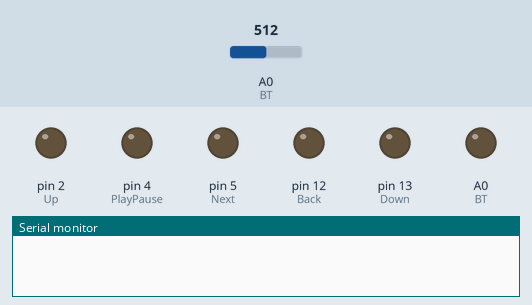
This sketch was run on a simulated Arduino Uno, built with avr-gcc and run on an emulated ATmega328P. Shown: output pins drawn as LEDs (lit = HIGH), the last lines printed to the serial monitor. Dashed ring = blinking. The test bench sets the inputs (shaded band); at power-on: A0 (BT) = 512.

Above: at 1.2 s.
1.3 s: A0 (BT) set to 49
2.8 s: A0 (BT) set to 42
At 3.23 s:
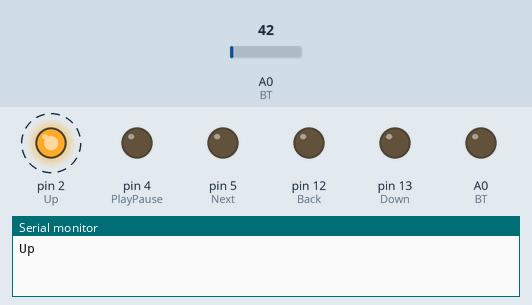
5.8 s: A0 (BT) set to 23
At 6.08 s:
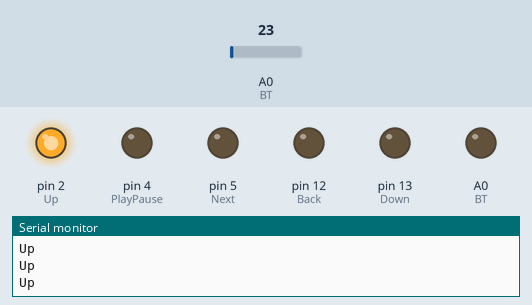
7.4 s: A0 (BT) set to 43
At 7.73 s:
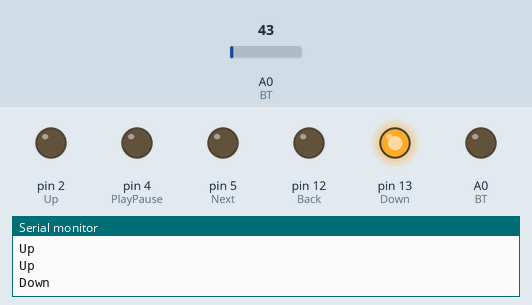
10.4 s: A0 (BT) set to 16
At 12.1 s:
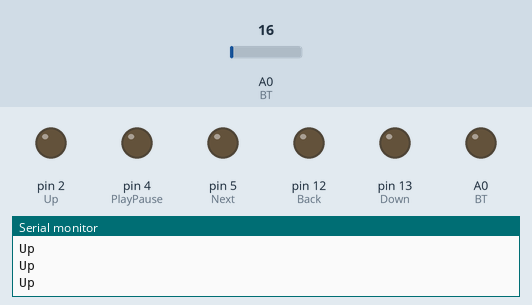
Timing chart, 0 to 12.9 s (numbered marks = the images above; inputs shaded):
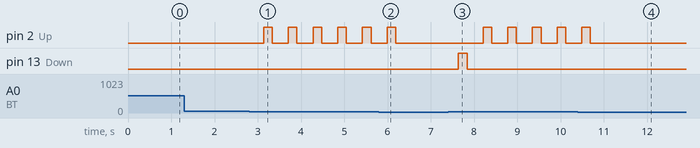

Measured:
- the behaviour switches between 46 and 45 on A0 (BT) (found by bisection; images 0 and 1)
- after the input at 1.3 s, every drawn part: stays the same
- after the input at 2.8 s, pin 2 (Up): alternates HIGH for 0.20 s and LOW for 0.37 s, starting after 0.34 s
- after the input at 5.8 s, pin 2 (Up): goes on until 6.2 s, then stays LOW
- after the input at 7.4 s, pin 2 (Up): alternates HIGH for 0.20 s and LOW for 0.37 s, starting after 0.81 s; pin 13 (Down): LOW → HIGH after 0.24 s, → LOW 0.20 s later
- after the input at 10.4 s, pin 2 (Up): goes on until 10.7 s, then stays LOW

The sketch:

Multiple_analog_switch_V2.ino
```cpp
/* Multiple buttons on one Analog pin Example
   Use 4 buttons to one bus to control 4 LEDs
   Dev: Vasilakis Michalis // Date: 1/7/2015 // www.ardumotive.com */

//Constants
const int Up = 2;
const int Down = 13;
const int Next = 5;
const int Back = 12;
const int PlayPause = 4;
const int BT = 14;

int sum = 0;
int avg = 0;

//Variables
int State = 0;  //Stores analog value when button is pressed

int Delay = 300;


void setup() {
  Serial.begin(115200);

  pinMode(Up, OUTPUT);
  pinMode(Down, OUTPUT);
  pinMode(Next, OUTPUT);
  pinMode(Back, OUTPUT);
  pinMode(PlayPause, OUTPUT);
  pinMode(BT, OUTPUT);

  digitalWrite(Up, LOW);
  digitalWrite(Down, LOW);
  digitalWrite(Next, LOW);
  digitalWrite(Back, LOW);
  digitalWrite(PlayPause, LOW);
  digitalWrite(BT, LOW);
}

void loop() {
  avg = 0;
  sum = 0;

if(analogRead(A0) < 230){
  int i = 0;
  delay(10);
  for(i; i<500; i++){
    sum += analogRead(A0);
    }
  avg = sum / i;
  }

  //****Mode****
  if (avg >= 216 && avg <= 230) {//Mode Pressed
    Serial.println("POWER");
    digitalWrite(BT, HIGH);
    delay(300);
    digitalWrite(BT, LOW);

    if (analogRead(A0) >= 216 && analogRead(A0) <= 230) {//Mode Pressed
      delay(750);
      if (analogRead(A0) >= 216 && analogRead(A0) <= 230) {//Mode Pressed
      digitalWrite(BT, HIGH);
      delay(3000);
      Serial.println("BT");
      }
      delay(1000);
      }
    }
//****CH****
  else if (avg >= 95 && avg <= 105) {//CH Pressed
    Serial.println("Mute");
    digitalWrite(PlayPause, HIGH);
    delay(300);
    }

//****UP****
  else if (avg >= 33 && avg <= 45) {//Up Pressed
    int i = 0;
    int avgUp = 0;
    int sumUp = 0;
    delay(200);
    for(i; i<1000; i++){
      sumUp += analogRead(A0);
      }
    avgUp = sumUp / i;

    if (avgUp >= 33 && avgUp <= 45) {//Up Pressed
      delay(150);
      i = 0;
      avgUp = 0;
      sumUp = 0;
      delay(200);

      for(i; i<1000; i++){
        sumUp += analogRead(A0);
        }
      avgUp = sumUp / i;

      if (avgUp >= 33 && avgUp <= 45) {//Up Pressed
        int output = 0;

        while (avgUp >= 33 && avgUp <= 45) {
          output++;
          if (output == 2000){
            output = 0;
            Serial.println("Up");
            digitalWrite(Up, HIGH);
            delay(250);
            digitalWrite(Up, LOW);
          }
          i++;
          sumUp += analogRead(A0);
          avgUp = sumUp / i;
        }
      }
      else{
        Serial.println("Next");
        digitalWrite(Next, HIGH);
      }
    }
    else {
      Serial.println("Up");
      digitalWrite(Up, HIGH);
    }
    delay(200);

    i = 0;
    avgUp = 0;
    sumUp = 0;
    }

//****DOWN****
  else if (avg >= 1 && avg <= 26) {//Down Pressed
    int i = 0;
    int avgBk = 0;
    int sumBk = 0;
    delay(200);
    for(i; i<1000; i++){
      sumBk += analogRead(A0);
      }
    avgBk = sumBk / i;

    if (avgBk >= 1 && avgBk <= 26) {//Down Pressed
      delay(150);
      i = 0;
      avgBk = 0;
      sumBk = 0;
      delay(200);

      for(i; i<1000; i++){
        sumBk += analogRead(A0);
        }
      avgBk = sumBk / i;

      if (avgBk >= 1 && avgBk <= 26) {//Down Pressed
        int output = 0;

        while (avgBk >= 1 && avgBk <= 26) {
          output++;
          if (output == 2000){
            output = 0;
            Serial.println("Down");
            digitalWrite(Down, HIGH);
            delay(250);
            digitalWrite(Down, LOW);
          }
          i++;
          sumBk += analogRead(A0);
          avgBk = sumBk / i;
        }
      }
      else{
        Serial.println("Back");
        digitalWrite(Back, HIGH);
      }
    }
    else {
      Serial.println("Down");
      digitalWrite(Down, HIGH);
    }
    delay(200);

    i = 0;
    avgBk = 0;
    sumBk = 0;
    }

  digitalWrite(Up, LOW);
  digitalWrite(Down, LOW);
  digitalWrite(Next, LOW);
  digitalWrite(Back, LOW);
  digitalWrite(PlayPause, LOW);
  digitalWrite(BT, LOW);
}
```
